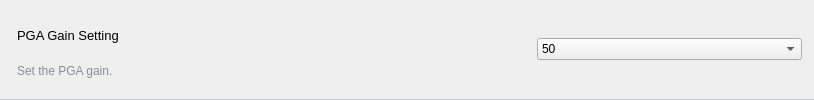
              <widget class="QGroupBox" name="pga_conf">
               <property name="minimumSize">
                <size>
                 <width>0</width>
                 <height>50</height>
                </size>
               </property>
               <property name="styleSheet">
                <string notr="true">QGroupBox {
	border-top:none;
	border-bottom:1px solid #C1C7CD;
}</string>
               </property>
               <property name="flat">
                <bool>true</bool>
               </property>
               <layout class="QHBoxLayout" name="horizontalLayout_17">
                <item>
                 <layout class="QVBoxLayout" name="verticalLayout_19">
                  <property name="spacing">
                   <number>0</number>
                  </property>
                  <property name="leftMargin">
                   <number>5</number>
                  </property>
                  <property name="topMargin">
                   <number>6</number>
                  </property>
                  <item>
                   <widget class="QLabel" name="label_44">
                    <property name="font">
                     <font>
                      <pointsize>10</pointsize>
                     </font>
                    </property>
                    <property name="styleSheet">
                     <string notr="true"/>
                    </property>
                    <property name="text">
                     <string>PGA Gain Setting</string>
                    </property>
                   </widget>
                  </item>
                  <item>
                   <widget class="QLabel" name="label_45">
                    <property name="styleSheet">
                     <string notr="true">color:rgb(135, 141, 150)</string>
                    </property>
                    <property name="text">
                     <string>Set the PGA gain.</string>
                    </property>
                   </widget>
                  </item>
                 </layout>
                </item>
                <item>
                 <spacer name="horizontalSpacer_15">
                  <property name="orientation">
                   <enum>Qt::Orientation::Horizontal</enum>
                  </property>
                  <property name="sizeHint" stdset="0">
                   <size>
                    <width>412</width>
                    <height>20</height>
                   </size>
                  </property>
                 </spacer>
                </item>
                <item>
                 <widget class="QComboBox" name="pga_conf_select">
                  <property name="sizePolicy">
                   <sizepolicy hsizetype="Minimum" vsizetype="Fixed">
                    <horstretch>0</horstretch>
                    <verstretch>0</verstretch>
                   </sizepolicy>
                  </property>
                  <property name="minimumSize">
                   <size>
                    <width>265</width>
                    <height>0</height>
                   </size>
                  </property>
                  <item>
                   <property name="text">
                    <string>50</string>
                   </property>
                  </item>
                  <item>
                   <property name="text">
                    <string>62.5</string>
                   </property>
                  </item>
                  <item>
                   <property name="text">
                    <string>83.3</string>
                   </property>
                  </item>
                  <item>
                   <property name="text">
                    <string>125</string>
                   </property>
                  </item>
                  <item>
                   <property name="text">
                    <string>41.7</string>
                   </property>
                  </item>
                  <item>
                   <property name="text">
                    <string>31.3</string>
                   </property>
                  </item>
                  <item>
                   <property name="text">
                    <string>25</string>
                   </property>
                  </item>
                  <item>
                   <property name="text">
                    <string>8.3</string>
                   </property>
                  </item>
                 </widget>
                </item>
               </layout>
              </widget>
